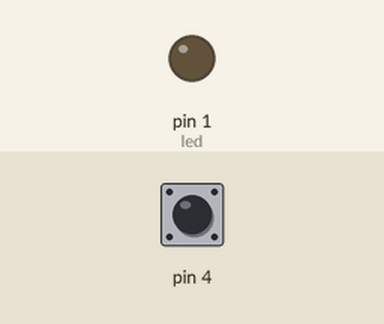
Simulated run of this sketch. Board: Arduino Uno, built with avr-gcc and run on an emulated ATmega328P. Shown: output pins drawn as LEDs (lit = HIGH). The test bench sets the inputs (shaded band); at power-on: pin 4 HIGH.

Above: at 1.2 s.
1.3 s: pin 4 pulled LOW for 0.15 s
At 1.37 s:
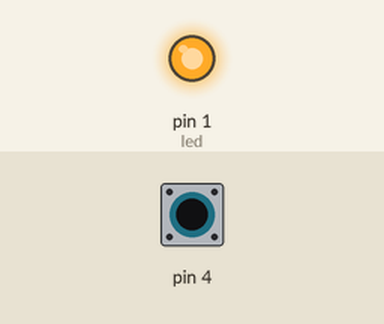
2.9 s: pin 4 pulled LOW for 3.2 s
At 7.2 s:
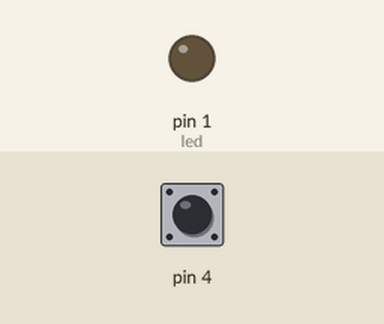
Timing chart, 0 to 8.7 s (numbered marks = the images above; inputs shaded):
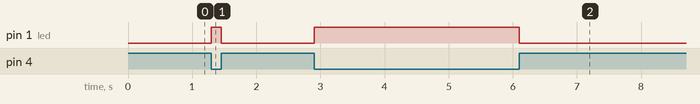

The sketch:

attiny_capacitive_touch_solo_test.ino
```cpp
#include <CapacitiveSensor.h>
#define led         1

CapacitiveSensor cs_3_4 = CapacitiveSensor(3,4);
void setup(){
  pinMode(led, OUTPUT);
  cs_3_4.set_CS_AutocaL_Millis(0xFFFFFFFF);
}
void loop(){
  long start = millis();
  long total = cs_3_4.capacitiveSensor(30);
  if (total > 25){
    digitalWrite(led, HIGH);
  }else{
    digitalWrite(led, LOW);
  }
}
```

Measured:
- after the input at 1.3 s, pin 1 (led): LOW → HIGH at once, → LOW 0.15 s later
- after the input at 2.9 s, pin 1 (led): LOW → HIGH at once, → LOW 3.2 s later
